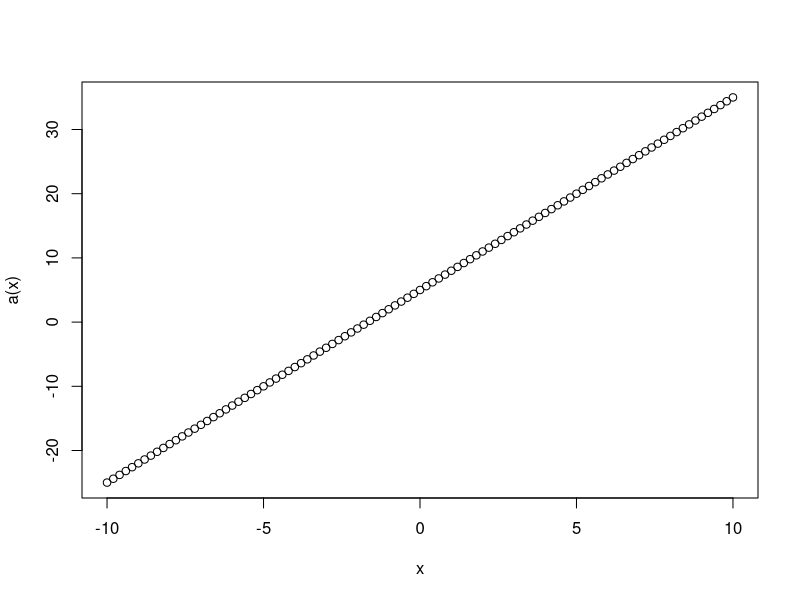
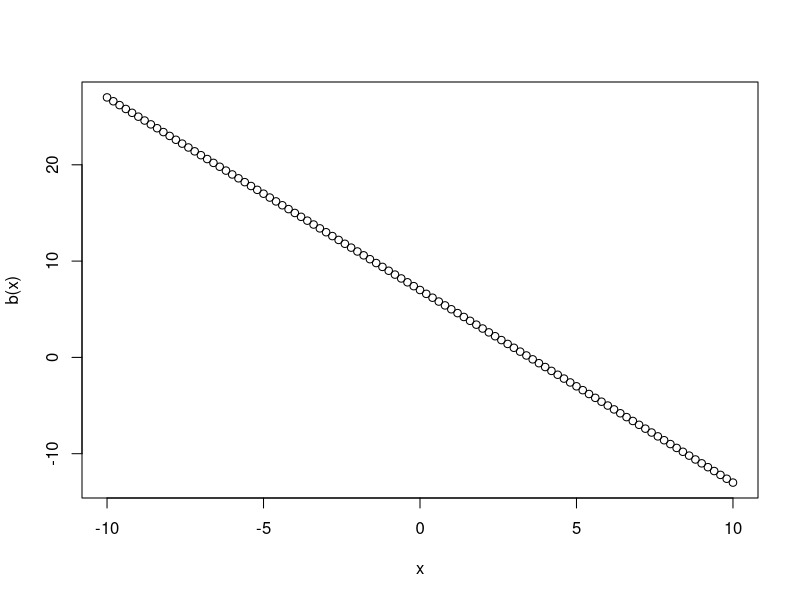
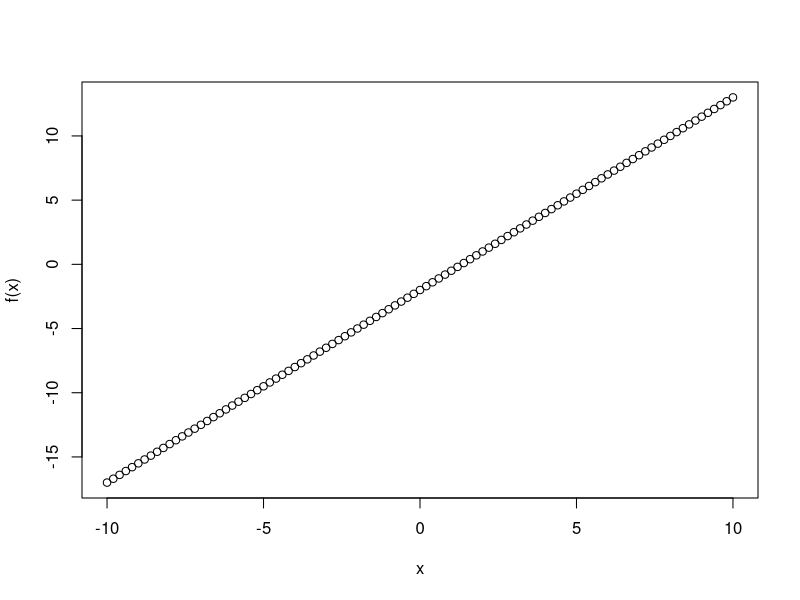
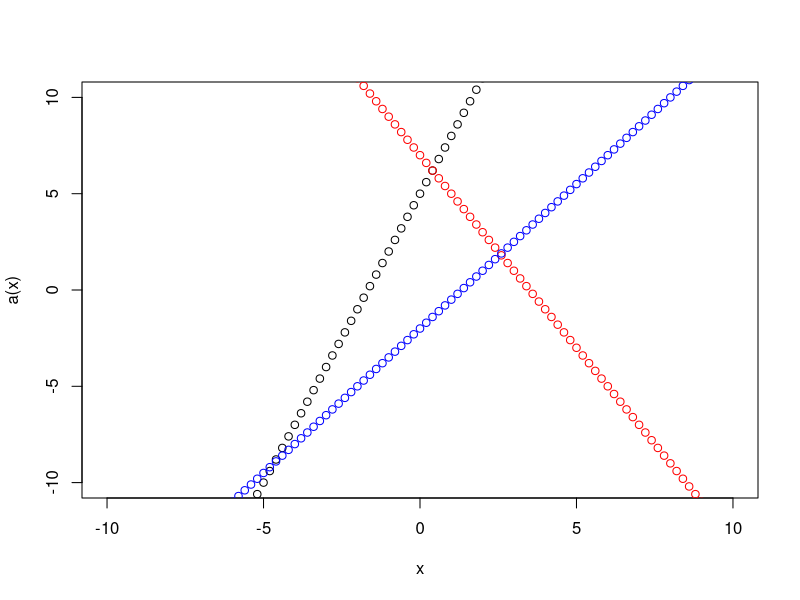
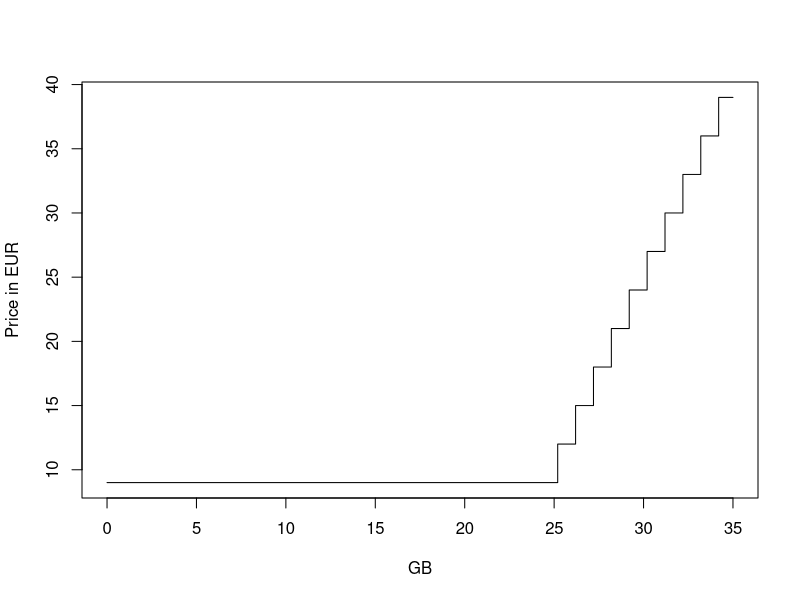

These figures' R source, in order:
Sys.setenv(LANG="en") # changes logs/error messages to English
x = seq(-10,10,.2)
# Ex 1
a = function(x) {
  return(3*x+5)
}


plot(x,a(x))

# Exercise 2
b = function(x) {
  return(-2*x+7)
}


plot(x,b(x))

# Exercise 3

f = function(x) {
  return((3*x-4)/2)
}


plot(x,f(x))

# Plot all together

plot(x,a(x), ylim=c(-10,10), xlim=c(-10,10))
points(x, b(x), col="red")
points(x, f(x), col="blue")

# Exercise Convert

mobileRateScalar = function (d) {
  if (d <= 25) {
    return(9)
  } else {
    return(9+3*(ceiling(d-25)))
  }
}

mobileRate = Vectorize(mobileRateScalar)


x = c(seq(0,25), seq(25,35,0.2))
plot(x,mobileRate(x), type="s", xlab="GB", ylab="Price in EUR")
